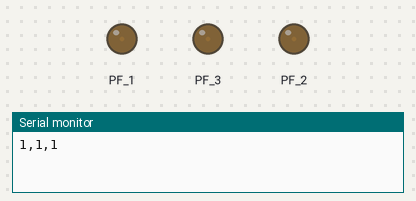
Simulated run of this sketch. Board: TI Tiva C LaunchPad. Parts: output pins drawn as LEDs (lit = HIGH), the last lines printed to the serial monitor.

Above: at 0.12 s.
At 8.87 s:
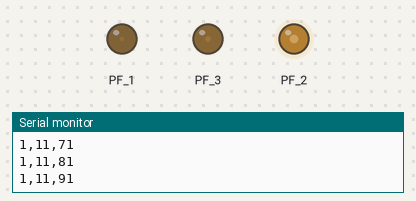
At 17.88 s:
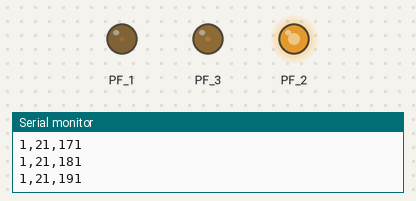
At 38.88 s:
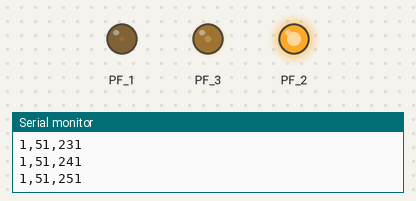
Timing chart, 0 to 40.0 s (numbered marks = the images above):
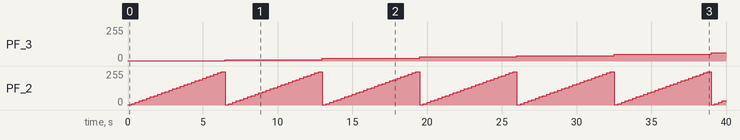

Measured:
- by itself, PF_3: moves from 0/255 to 61/255 over 39.0 s
- by itself, PF_2: ramps from 1/255 to 251/255 and jumps back, once every 6.5 s

The sketch:

RGB.ino
```cpp
void setup(){
  pinMode(PF_1, OUTPUT);
  pinMode(PF_2, OUTPUT);
  pinMode(PF_3, OUTPUT);
  Serial.begin(9600);
}

void loop(){
  int r=0,g=0,b=0;
  for(r=1;r<254;r = r+10){
    for(g=1;g<254;g=g+10){
      for(b=1;b<254;b = b+10){
        analogWrite(PF_1,r);
        analogWrite(PF_3,g);
        analogWrite(PF_2,b);
        Serial.print(r);
        Serial.print(",");
        Serial.print(g);
        Serial.print(",");
        Serial.println(b);
        delay(250);
      }
    }
  }
}
```
